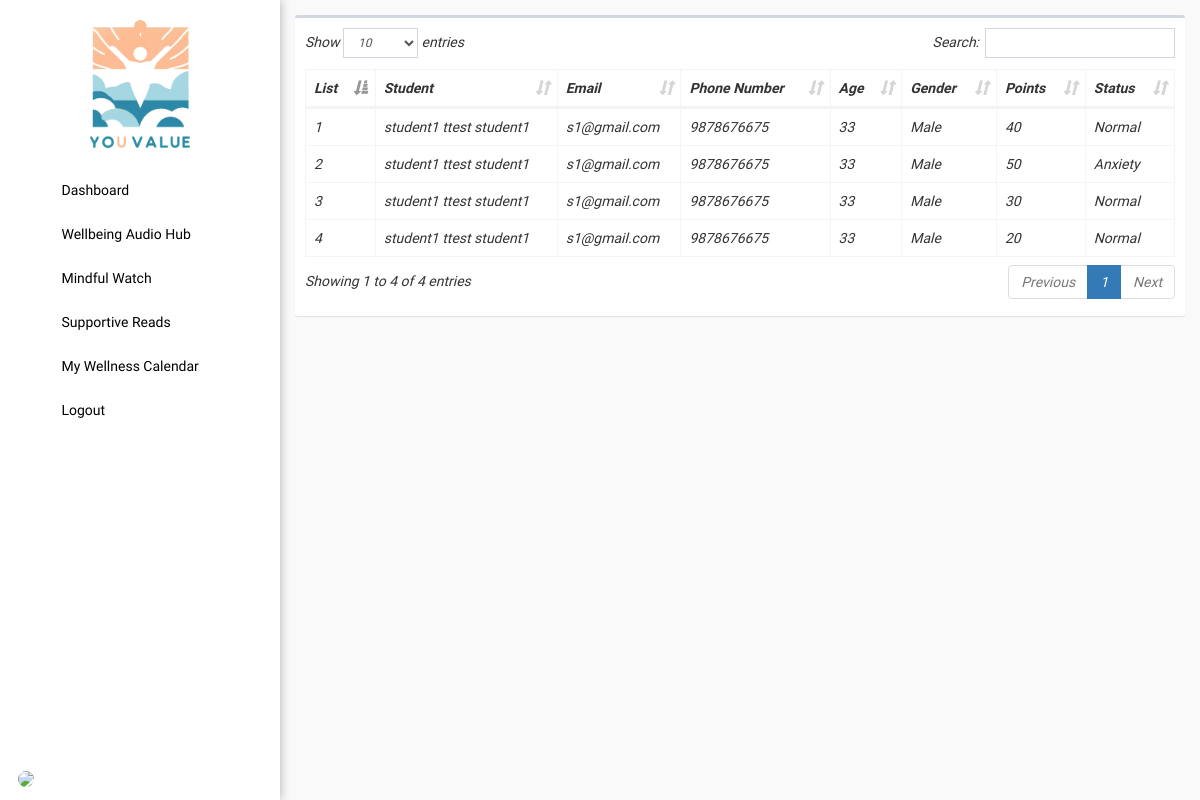
Before: /admin/students.php with the older database file.
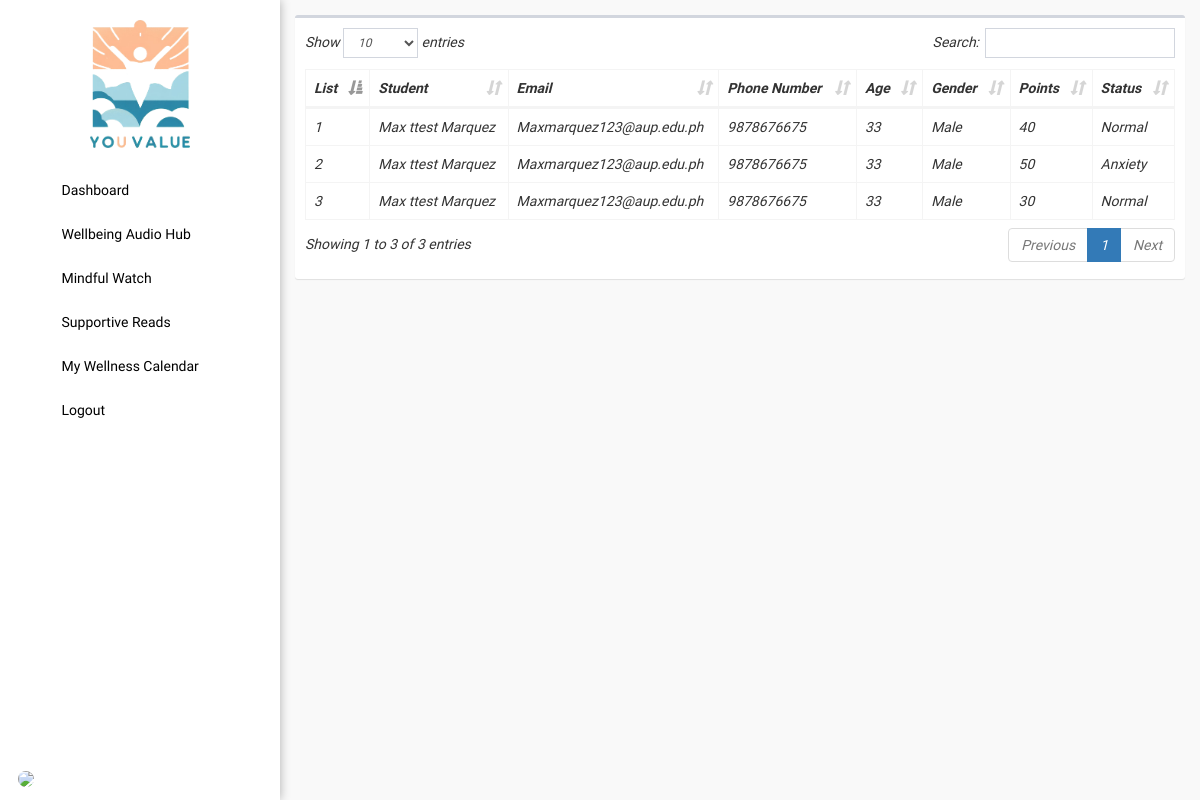
After: the same page with the newer database file.
### tables this page shows
CREATE TABLE `scores` (
  `id` int(11) NOT NULL,
  `code` text NOT NULL,
  `users_id` int(11) NOT NULL,
  `score` int(11) NOT NULL,
  `date` datetime NOT NULL DEFAULT current_timestamp()
);

CREATE TABLE `users` (
  `id` int(11) NOT NULL,
  `img` text NOT NULL,
  `firstname` text NOT NULL,
  `lastname` text NOT NULL,
  `middlename` text NOT NULL,
  `phone_number` text NOT NULL,
  `age` text NOT NULL,
  `gender` text NOT NULL,
  `email` text NOT NULL,
  `password` text NOT NULL,
  `passwordtxt` text NOT NULL,
  `contact` text NOT NULL,
  `address` text NOT NULL,
  `code` int(11) NOT NULL,
  `type` int(1) NOT NULL COMMENT '0=student,1=faculty,2=admin',
  `datetake` date NOT NULL DEFAULT current_timestamp(),
  `totaltake` tinyint(1) NOT NULL
);

### config/config.php (called while the page is built, shortened)
<?php
class Connection{
	private $servername = "localhost";
	private $username = "root";
	private $password = "";
	private $dbname = "youvalue";
	public function conn(){
		try {
		$this->dsn = "mysql:host=".$this->servername.";dbname=".$this->dbname;
		$this->pdo = new PDO($this->dsn, $this->username, $this->password);
		$this->pdo->setAttribute(PDO::ATTR_ERRMODE, PDO::ERRMODE_EXCEPTION);
		$this->pdo->setAttribute(PDO::ATTR_DEFAULT_FETCH_MODE, PDO::FETCH_ASSOC);
		return $this->pdo;
		} catch (Exception $e) {
			echo 'error'. $e->getmessage();
		}
	}
}
?>

### admin/students.php (the view, shortened to what this page needs)
<?php
  include '../config/config.php';
  class data extends Connection{
    public function managedata(){
?>
<!DOCTYPE html>
<html>
<head><?php include 'head.php'; ?></head>
<body class="hold-transition skin-blue sidebar-mini">
  <div class="wrapper">
    <?php include 'sidebar.php'; ?>
    <div class="content-wrapper" style="height: 100vh;background-color: #f9f9f9;overflow-y: auto;">
      <section class="content">
        <div class="row">
          <div class="col-xs-12">
            <div class="box">
              <div class="box-body table-responsive">
                <table id="example1" class="table table-bordered">
                  <thead>
                    <th>List</th>
                    <th>Student</th>
                    <th>Email</th>
                    <th>Phone Number</th>
                    <th>Age</th>
                    <th>Gender</th>
                    <th>Points</th>
                    <th>Status</th>
                  </thead>
                  <tbody>
                    <?php $sql = "SELECT * FROM users INNER JOIN scores ON users.id=scores.users_id";
                    $stmt = $this->conn()->query($sql);
                    $id = 1;
                    while ($row = $stmt->fetch()) { ?>
                      <tr>
                        <td><?php echo $id; ?></td>
                        <td><?php echo $row['firstname'] ?> <?php echo $row['middlename'] ?> <?php echo $row['lastname'] ?></td>
                        <td><?php echo $row['email'] ?></td>
                        <td><?php echo $row['phone_number'] ?></td>
                        <td><?php echo $row['age'] ?></td>
                        <td><?php echo $row['gender'] ?></td>
                        <td><?php echo $row['score'] ?></td>
                        <td>
                          <?php if ($row['score'] >= 1 && $row['score'] <= 49) {
                            echo "Normal";
                          }else if ($row['score'] >= 50 && $row['score'] <= 69) {
                            echo "Anxiety";
                          }else if ($row['score'] >= 70 && $row['score'] <= 90) {
                            echo "Depressed";
                          } ?>
                        </td>
                      </tr>
                    <?php $id++; } ?>
                  </tbody>
                </table>
              </div>
            </div>
          </div>
        </div>
      </section>
    </div>
  </div>
</body>
</html>
<?php } } $data = new data(); $data->managedata(); ?>

Changed rows visible on the page:
removed scores: users.firstname "student1", users.middlename "ttest", users.lastname "student1", users.email "s1@gmail.com", users.phone_number "9878676675", users.age "33", users.gender "Male", score "20", shows "Normal"
changed through a linked row, scores (number 1 of 3 on the later page): users.firstname "student1" → "Max"; users.lastname "student1" → "Marquez"; users.email "s1@gmail.com" → "Maxmarquez123@aup.edu.ph"
changed through a linked row, scores (number 2 of 3 on the later page): users.firstname "student1" → "Max"; users.lastname "student1" → "Marquez"; users.email "s1@gmail.com" → "Maxmarquez123@aup.edu.ph"
changed through a linked row, scores (number 3 of 3 on the later page): users.firstname "student1" → "Max"; users.lastname "student1" → "Marquez"; users.email "s1@gmail.com" → "Maxmarquez123@aup.edu.ph"
Other visible differences:
text written by a page script: "Show entries Search: Showing 1 to 4 of 4 entries Previous 1 Next" → "Show entries Search: Showing 1 to 3 of 3 entries Previous 1 Next"
